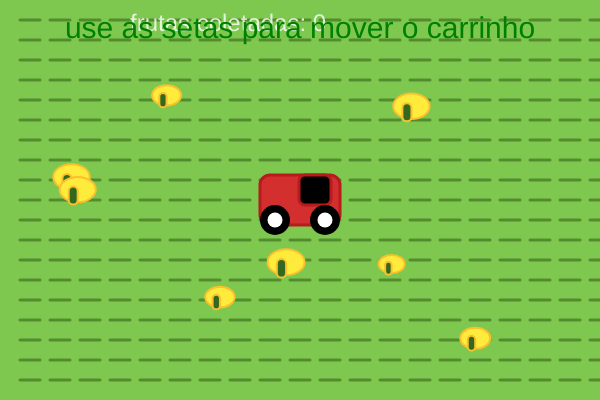
Frame 1 (no input)
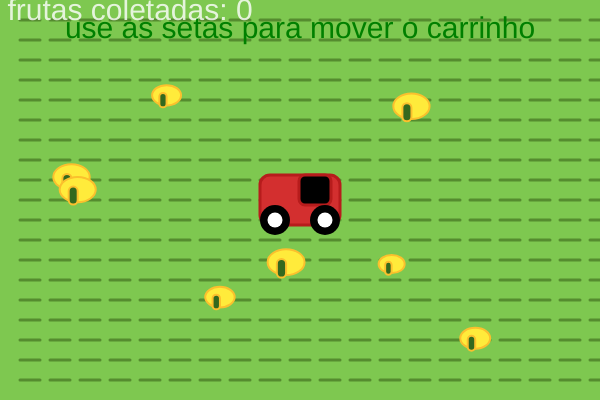
Frame 60 (no input)
Frame 120 (the mouse pressed at the canvas centre since frame 60): identical to frame 60, image omitted

The p5.js sketch that drew these frames (run headless with seeded random() and noise() and a simulated clock; from frame 60 on, the mouse is pressed at the canvas centre):

// p5.js sketch
// ── sketch.js
let tractor;
let crops = [];
let score = 0;
const maxCrops = 8;
const canvasWidth = 600;
const canvasHeight = 400;
const tractorWidth = 80;
const tractorHeight = 50;
const tractorSpeed = 5;

function setup() {
  createCanvas(canvasWidth, canvasHeight);
  tractor = {
    x: width / 2,
    y: height / 2,
    width: tractorWidth,
    height: tractorHeight,
  };
  crops = [];
  for (let i = 0; i < maxCrops; i++) {
    crops.push(generateCrop());
  }
  score = 0;
  textAlign(LEFT, TOP);
  textSize(24);
  rectMode(CENTER);
}

function draw() {
  background('#7ec850');
  drawField();

  handleTractorMovement();

  drawTractor();

  drawCrops();

  checkCropCollection();

  drawScore();
}

function drawField() {
  
  stroke('#558b2f');
  strokeWeight(3);
  for (let y = 20; y < height; y += 20) {
    for (let x = 20; x < width; x += 30) {
      line(x, y, x + 20, y);
    }
  }
}

function drawTractor() {
  push();
  translate(tractor.x, tractor.y);

  
  fill('#d32f2f');
  stroke('#b71c1c');
  strokeWeight(3);
  rect(0, 0, tractor.width, tractor.height, 10);

  
  fill("black");
  rect(15, -10, tractor.width * 0.4, tractor.height * 0.6, 6);

  
  fill("black");
  noStroke();
  ellipse(-25, 20, 30, 30);
  ellipse(25, 20, 30, 30);
  fill("white");
  ellipse(-25, 20, 15, 15);
  ellipse(25, 20, 15, 15);

  pop();
}

function drawCrops() {
  for (let c of crops) {
    push();
    translate(c.x, c.y);
    fill('#ffeb3b');
    stroke('#fbc02d');
    strokeWeight(2);
    ellipse(0, 0, c.size, c.size * 0.7);
    fill('#33691e');
    rect(-c.size / 8, c.size / 6, c.size / 4, c.size / 2, 5);
    pop();
  }
}

function handleTractorMovement() {
  if (keyIsDown(LEFT_ARROW)) {
    tractor.x -= tractorSpeed;
  }
  if (keyIsDown(RIGHT_ARROW)) {
    tractor.x += tractorSpeed;
  }
  if (keyIsDown(UP_ARROW)) {
    tractor.y -= tractorSpeed;
  }
  if (keyIsDown(DOWN_ARROW)) {
    tractor.y += tractorSpeed;
  }

  tractor.x = constrain(tractor.x, tractor.width / 2, width - tractor.width / 2);
  tractor.y = constrain(tractor.y, tractor.height / 2, height - tractor.height / 2);
}

function checkCropCollection() {
  for (let i = crops.length - 1; i >= 0; i--) {
    let c = crops[i];
    let d = dist(tractor.x, tractor.y, c.x, c.y);
    if (d < (tractor.width + c.size) * 0.4) {
      crops.splice(i, 1);
      score++;
      crops.push(generateCrop());
    }
  }
}

function generateCrop() {
  return {
    x: random(40, width - 40),
    y: random(40, height - 40),
    size: random(25, 40),
  };
}

function drawScore() {
  noStroke();
  fill('#ffffffcc');
  text(`frutas coletadas: ${score}`, 130, 12);
  let palavra = "use as setas para mover o carrinho"
  fill("green")
  textSize(30)
  textAlign(CENTER, CENTER);
  text(palavra, 300, 30);
}
